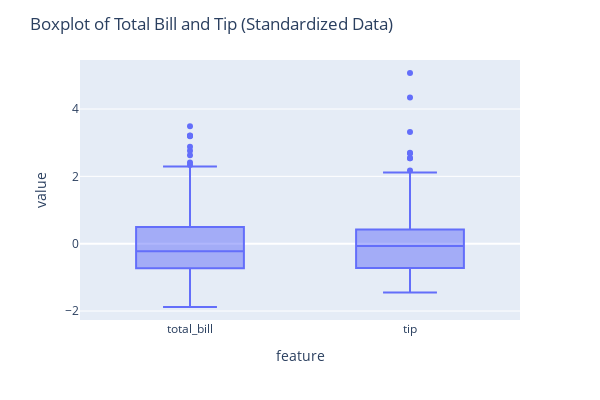

Write notebook code for a chart like this one.
### Code cell
# Plot the standardized data
features_scaled_melt = features_scaled.melt(var_name='feature', value_name='value')

fig_s = px.box(features_scaled_melt, x='feature', y='value')
fig_s.update_layout(title='Boxplot of Total Bill and Tip (Standardized Data)',
                  width=600, height=400)
fig_s.show()

### Figure 1 — Plotly figure (JSON) as saved in the notebook; plotly's stock layout.template omitted (floating-point values rounded to 4 significant figures; data arrays with more than 128 entries replaced by an {"elided": "..."} marker saying what was removed)
{"data": [{"alignmentgroup": "True", "hovertemplate": "feature=%{x}<br>value=%{y}<extra></extra>", "legendgroup": "", "marker": {"color": "#636efa"}, "name": "", "notched": false, "offsetgroup": "", "orientation": "v", "showlegend": false, "type": "box", "x": {"elided": "488 str values"}, "x0": " ", "xaxis": "x", "y": {"elided": "488 float values"}, "y0": " ", "yaxis": "y"}], "layout": {"boxmode": "group", "height": 400, "legend": {"tracegroupgap": 0}, "margin": {"t": 60}, "title": {"text": "Boxplot of Total Bill and Tip (Standardized Data)"}, "width": 600, "xaxis": {"anchor": "y", "domain": [0, 1], "title": {"text": "feature"}}, "yaxis": {"anchor": "x", "domain": [0, 1], "title": {"text": "value"}}}}
